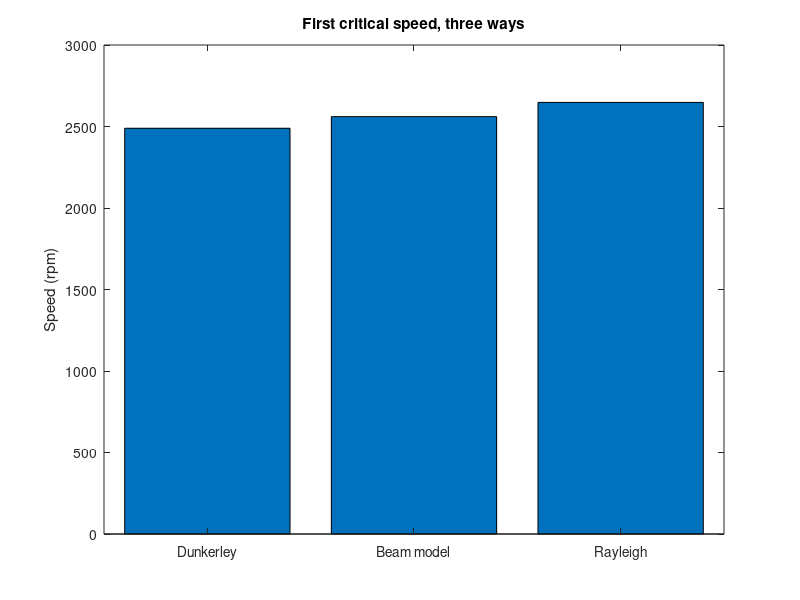

The MATLAB script that drew this image:
% First critical speed of a stepped steel shaft on two bearings 1.2 m apart, with a
% 25 kg and a 40 kg disc: Dunkerley's lower bound, a beam model, Rayleigh's upper bound.
E = 210e9;  rho = 7850;  L = 1.2;  ne = 48;  le = L/ne;  g = 9.81;
xm = ((1:ne)' - 0.5) * le;
dia = 0.05 + 0.02*(xm > 0.3 & xm < 0.9);
A = pi*dia.^2/4;  I = pi*dia.^4/64;
K = zeros(2*ne + 2);  Ms = zeros(2*ne + 2);
for e = 1:ne
    c = E*I(e)/le^3;  m = rho*A(e)*le/420;
    ke = c * [12 6*le -12 6*le; 6*le 4*le^2 -6*le 2*le^2; -12 -6*le 12 -6*le; 6*le 2*le^2 -6*le 4*le^2];
    me = m * [156 22*le 54 -13*le; 22*le 4*le^2 13*le -3*le^2; 54 13*le 156 -22*le; -13*le -3*le^2 -22*le 4*le^2];
    q = (2*e - 1:2*e + 2)';
    K(q, q) = K(q, q) + ke;  Ms(q, q) = Ms(q, q) + me;
end
discs = [round(0.4/le) + 1, 25; round(0.8/le) + 1, 40];   % node, mass (kg)
free = setdiff((1:2*ne + 2)', [1; 2*ne + 1]);
Kf = K(free, free);  F = inv(Kf);
Md = zeros(size(Ms));                           % the discs' masses, at their nodes
for j = 1:2
    Md(2*discs(j, 1) - 1, 2*discs(j, 1) - 1) = discs(j, 2);
end
M = Ms + Md;
rpm = @(w) w*60/(2*pi);
beam = sqrt(min(eig(Kf, M(free, free))));
shaft = sqrt(min(eig(Kf, Ms(free, free))));
inv2 = 1/(shaft*shaft);
for j = 1:2
    r = find(free == 2*discs(j, 1) - 1);
    inv2 = inv2 + discs(j, 2) * F(r, r);
end
dunkerley = sqrt(1/inv2);
load = zeros(numel(free), 1);
tw = find(mod(free, 2) == 1);
load(tw) = g * diag(M(free(tw), free(tw)));
y = F * load;
rayleigh = sqrt(g * sum(load(tw) .* y(tw)) / sum(load(tw) .* y(tw).^2));
fprintf('first critical speed %.0f rpm by beam model\n', rpm(beam));
fprintf('Dunkerley %.0f rpm below it, Rayleigh %.0f rpm above it\n', rpm(dunkerley), rpm(rayleigh));

bar(1:3, [rpm(dunkerley) rpm(beam) rpm(rayleigh)]);
xticks(1:3);
xticklabels({'Dunkerley', 'Beam model', 'Rayleigh'});
title('First critical speed, three ways');
xlabel(' ');
ylabel('Speed (rpm)');
